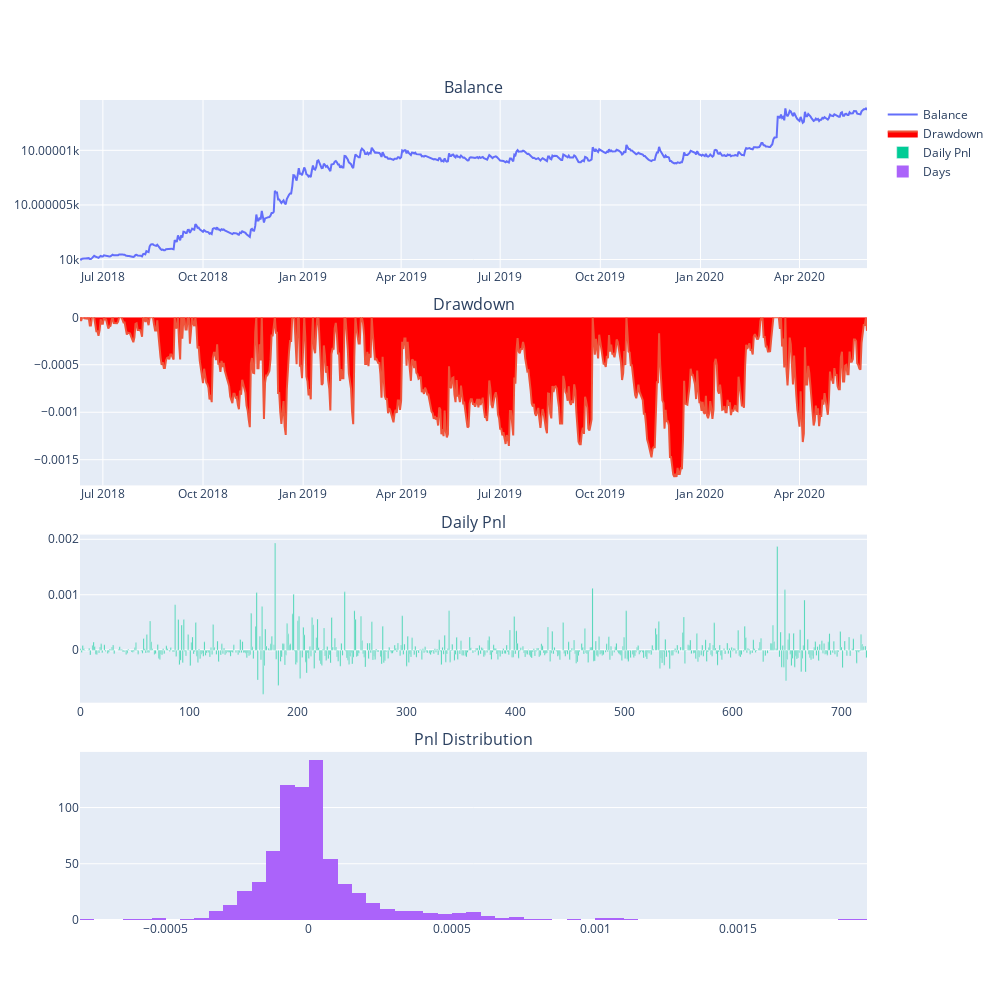

This figure's notebook cell:
### Code cell
df1 = run_backtesting(AberrationStrategy,setting=setting_aberration1,inverse=True)

### Figure 1 — Plotly figure (JSON) as saved in the notebook; plotly's stock layout.template omitted (floating-point values rounded to 4 significant figures; data arrays with more than 128 entries replaced by an {"elided": "..."} marker saying what was removed)
{"data": [{"mode": "lines", "name": "Balance", "type": "scatter", "x": {"elided": "724 str values"}, "xaxis": "x", "y": {"elided": "724 float values"}, "yaxis": "y"}, {"fill": "tozeroy", "fillcolor": "red", "mode": "lines", "name": "Drawdown", "type": "scatter", "x": {"elided": "724 str values"}, "xaxis": "x2", "y": {"elided": "724 float values"}, "yaxis": "y2"}, {"name": "Daily Pnl", "type": "bar", "xaxis": "x3", "y": {"elided": "724 float values"}, "yaxis": "y3"}, {"name": "Days", "nbinsx": 100, "type": "histogram", "x": {"elided": "724 float values"}, "xaxis": "x4", "yaxis": "y4"}], "layout": {"annotations": [{"font": {"size": 16}, "showarrow": false, "text": "Balance", "x": 0.5, "xanchor": "center", "xref": "paper", "y": 1, "yanchor": "bottom", "yref": "paper"}, {"font": {"size": 16}, "showarrow": false, "text": "Drawdown", "x": 0.5, "xanchor": "center", "xref": "paper", "y": 0.735, "yanchor": "bottom", "yref": "paper"}, {"font": {"size": 16}, "showarrow": false, "text": "Daily Pnl", "x": 0.5, "xanchor": "center", "xref": "paper", "y": 0.47, "yanchor": "bottom", "yref": "paper"}, {"font": {"size": 16}, "showarrow": false, "text": "Pnl Distribution", "x": 0.5, "xanchor": "center", "xref": "paper", "y": 0.205, "yanchor": "bottom", "yref": "paper"}], "height": 1000, "width": 1000, "xaxis": {"anchor": "y", "domain": [0, 1]}, "xaxis2": {"anchor": "y2", "domain": [0, 1]}, "xaxis3": {"anchor": "y3", "domain": [0, 1]}, "xaxis4": {"anchor": "y4", "domain": [0, 1]}, "yaxis": {"anchor": "x", "domain": [0.795, 1]}, "yaxis2": {"anchor": "x2", "domain": [0.53, 0.735]}, "yaxis3": {"anchor": "x3", "domain": [0.265, 0.47]}, "yaxis4": {"anchor": "x4", "domain": [0, 0.205]}}}
